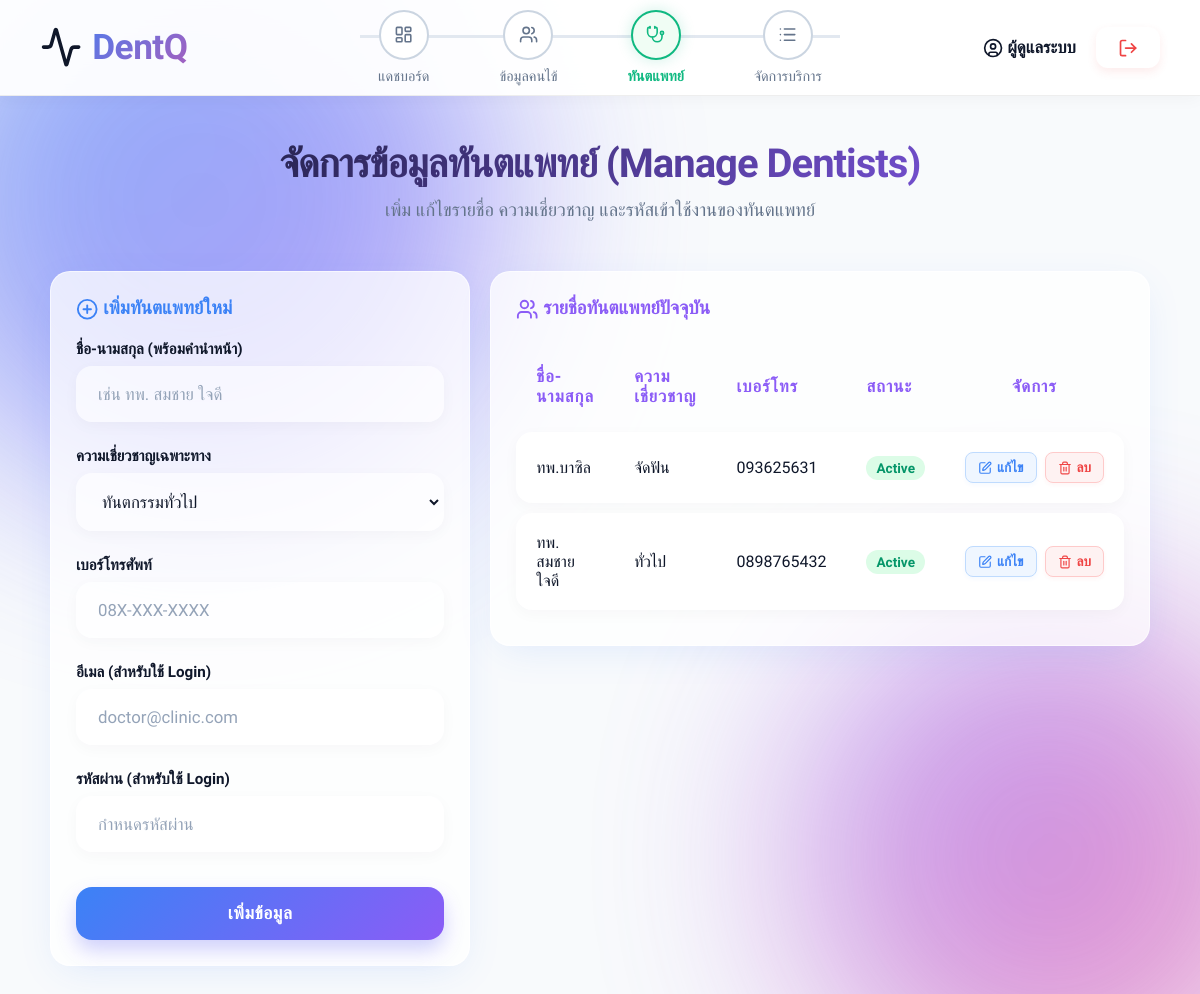
Screenshot of /dentist_manage.php (signed in) with the database file from the repository.
### tables this page shows
CREATE TABLE `dentist` (
  `Dentist_ID` int(11) NOT NULL,
  `Name` varchar(100) NOT NULL,
  `Specialty` varchar(100) DEFAULT NULL,
  `Phone` varchar(20) DEFAULT NULL,
  `Email` varchar(100) DEFAULT NULL,
  `Password` varchar(255) DEFAULT NULL,
  `Status` varchar(20) DEFAULT 'Active'
);

### dentist_manage.php (the view, shortened to what this page needs)
<?php
require_once '../includes/db.php';
$edit_data = null;
$result = $conn->query("SELECT * FROM Dentist ORDER BY Dentist_ID DESC");
include '../includes/header.php';
?>
<div class="dashboard-header">
    <h2>จัดการข้อมูลทันตแพทย์ (Manage Dentists)</h2>
    <p>เพิ่ม แก้ไขรายชื่อ ความเชี่ยวชาญ และรหัสเข้าใช้งานของทันตแพทย์</p>
</div>
<div style="display: flex; gap: 20px; align-items: flex-start; max-width: 1100px; margin: 0 auto;">
    <div class="booking-container" style="flex: 1;">
        <?php if($edit_data): ?>
            <h3 style="color: var(--primary); margin-bottom: 20px;"><i data-lucide="edit"></i> แก้ไขข้อมูลทันตแพทย์</h3>
        <?php else: ?>
            <h3 style="color: var(--primary); margin-bottom: 20px;"><i data-lucide="plus-circle"></i> เพิ่มทันตแพทย์ใหม่</h3>
        <?php endif; ?>
        <form action="dentist_manage.php" method="POST">
            <div class="input-group">
                <label>ชื่อ-นามสกุล (พร้อมคำนำหน้า)</label>
                <input type="text" name="name" required placeholder="เช่น ทพ. สมชาย ใจดี" value="<?php echo $edit_data ? htmlspecialchars($edit_data['Name']) : ''; ?>">
            </div>
            <div class="input-group">
                <label>ความเชี่ยวชาญเฉพาะทาง</label>
                <select name="specialty" required style="width: 100%; padding: 16px 20px; border-radius: 16px; border: 2px solid transparent; background: rgba(255, 255, 255, 0.6); font-family: inherit; font-size: 1.05rem; color: var(--text-main); font-weight: 500;">
                    <option value="ทันตกรรมทั่วไป" <?php echo ($edit_data && $edit_data['Specialty'] == 'ทันตกรรมทั่วไป') ? 'selected' : ''; ?>>ทันตกรรมทั่วไป</option>
                </select>
            </div>
            <div class="input-group">
                <label>เบอร์โทรศัพท์</label>
                <input type="text" name="phone" required placeholder="08X-XXX-XXXX" value="<?php echo $edit_data ? htmlspecialchars($edit_data['Phone']) : ''; ?>">
            </div>
            <div class="input-group">
                <label>อีเมล (สำหรับใช้ Login)</label>
                <input type="email" name="email" required placeholder="doctor@clinic.com" value="<?php echo $edit_data ? htmlspecialchars($edit_data['Email']) : ''; ?>">
            </div>
            <div class="input-group">
                <label>รหัสผ่าน (สำหรับใช้ Login)</label>
                <input type="text" name="password" required placeholder="กำหนดรหัสผ่าน" value="<?php echo $edit_data ? htmlspecialchars($edit_data['Password']) : ''; ?>">
            </div>
            <?php if($edit_data): ?>
                <button type="submit" name="update_dentist" class="btn" style="margin-top: 15px; background: linear-gradient(135deg, #10b981 0%, #059669 100%) !important;">บันทึกการแก้ไข</button>
                <a href="dentist_manage.php" style="display: block; text-align: center; margin-top: 15px; color: var(--text-muted); text-decoration: none; font-weight: 500;">ยกเลิกการแก้ไข</a>
            <?php else: ?>
                <button type="submit" name="add_dentist" class="btn" style="margin-top: 15px;">เพิ่มข้อมูล</button>
            <?php endif; ?>
        </form>
    </div>
    <div class="booking-container" style="flex: 1.5;">
        <h3 style="color: var(--secondary); margin-bottom: 20px;"><i data-lucide="users"></i> รายชื่อทันตแพทย์ปัจจุบัน</h3>
        <table style="width: 100%; border-collapse: collapse; text-align: left;">
            <thead>
                <tr style="border-bottom: 2px solid #e2e8f0; color: var(--text-muted);">
                    <th style="padding: 10px;">ชื่อ-นามสกุล</th>
                    <th style="padding: 10px;">ความเชี่ยวชาญ</th>
                    <th style="padding: 10px;">เบอร์โทร</th>
                    <th style="padding: 10px;">สถานะ</th>
                    <th style="padding: 10px; text-align: center;">จัดการ</th>
                </tr>
            </thead>
            <tbody>
                <?php if ($result->num_rows > 0): ?>
                    <?php while($row = $result->fetch_assoc()): ?>
                        <tr style="border-bottom: 1px solid #f1f5f9;">
                            <td style="padding: 10px;"><?php echo htmlspecialchars($row['Name']); ?></td>
                            <td style="padding: 10px;"><?php echo htmlspecialchars($row['Specialty']); ?></td>
                            <td style="padding: 10px;"><?php echo htmlspecialchars($row['Phone']); ?></td>
                            <td style="padding: 10px;">
                                <span style="background: <?php echo ($row['Status'] == 'Active') ? '#dcfce7' : '#fee2e2'; ?>; color: <?php echo ($row['Status'] == 'Active') ? '#059669' : '#dc2626'; ?>; padding: 4px 10px; border-radius: 12px; font-size: 0.85rem; font-weight: 600;">
                                    <?php echo $row['Status']; ?>
                                </span>
                            </td>
                            <td style="padding: 10px;">
    <div style="display: flex; justify-content: center; gap: 8px;">
        <a href="dentist_manage.php?edit_id=<?php echo $row['Dentist_ID']; ?>"
           title="แก้ไขข้อมูล"
           style="display: inline-flex; align-items: center; justify-content: center; padding: 6px 12px; background: #eff6ff; color: #3b82f6; border: 1px solid #bfdbfe; border-radius: 8px; text-decoration: none; font-size: 0.85rem; font-weight: 600; box-shadow: 0 2px 4px rgba(59,130,246,0.05);">
            <i data-lucide="edit" style="width: 14px; height: 14px; margin-right: 5px;"></i> แก้ไข
        </a>
        <a href="dentist_manage.php?delete_id=<?php echo $row['Dentist_ID']; ?>"
           onclick="return confirm('ยืนยันการลบรายชื่อทันตแพทย์ท่านนี้?');"
           title="ลบข้อมูล"
           style="display: inline-flex; align-items: center; justify-content: center; padding: 6px 12px; background: #fef2f2; color: #ef4444; border: 1px solid #fecaca; border-radius: 8px; text-decoration: none; font-size: 0.85rem; font-weight: 600; box-shadow: 0 2px 4px rgba(239,68,68,0.05);">
            <i data-lucide="trash-2" style="width: 14px; height: 14px; margin-right: 5px;"></i> ลบ
        </a>
    </div>
</td>
                        </tr>
                    <?php endwhile; ?>
                <?php else: ?>
                    <tr>
                        <td colspan="5" style="padding: 15px; text-align: center; color: var(--text-muted);">ยังไม่มีข้อมูลทันตแพทย์</td>
                    </tr>
                <?php endif; ?>
            </tbody>
        </table>
    </div>
</div>
<?php include '../includes/footer.php'; ?>

### style.css (style rules this page uses)
:root { --primary: #3b82f6; --primary-hover: #2563eb; --secondary: #8b5cf6; --accent: #ec4899; --bg-color: #f8fafc; --card-bg: rgba(255, 255, 255, 0.75); --card-border: rgba(255, 255, 255, 0.6); --text-main: #0f172a; --text-muted: #64748b; --shadow-soft: 0 10px 40px -10px rgba(59, 130, 246, 0.15); --shadow-hover: 0 20px 40px -5px rgba(139, 92, 246, 0.2); }
* { margin: 0; padding: 0; box-sizing: border-box; font-family: 'Prompt', 'Inter', sans-serif; }
.lucide { vertical-align: middle; width: 1.2em; height: 1.2em; }
body { background-color: var(--bg-color); color: var(--text-main); min-height: 100vh; display: flex; flex-direction: column; align-items: center; justify-content: center; overflow-x: hidden; position: relative; }
body::before, body::after { content: ''; position: fixed; border-radius: 50%; filter: blur(100px); z-index: -1; animation: blobMove 15s infinite alternate cubic-bezier(0.4, 0, 0.2, 1); opacity: 0.6; }
body::before { width: 600px; height: 600px; background: linear-gradient(135deg, var(--primary), var(--secondary)); top: -100px; left: -100px; }
body::after { width: 500px; height: 500px; background: linear-gradient(135deg, var(--secondary), var(--accent)); bottom: -100px; right: -100px; animation-delay: -5s; animation-duration: 20s; }
.input-group { margin-bottom: 25px; width: 100%; position: relative; }
.input-group label { display: block; margin-bottom: 8px; font-size: 0.95rem; color: var(--text-main); font-weight: 600; transition: color 0.3s; }
.input-group input, .input-group select, .input-group textarea { width: 100%; padding: 16px 20px; background: rgba(255, 255, 255, 0.6) !important; border: 2px solid transparent !important; border-radius: 16px !important; color: var(--text-main) !important; font-size: 1.05rem !important; outline: none !important; transition: all 0.3s cubic-bezier(0.4, 0, 0.2, 1) !important; box-shadow: 0 4px 15px rgba(0,0,0,0.03) !important; font-weight: 500; }
.input-group input::placeholder, .input-group textarea::placeholder { color: #94a3b8 !important; font-weight: 400; }
.btn { width: 100%; padding: 16px 24px; background: linear-gradient(135deg, var(--primary) 0%, var(--secondary) 100%) !important; color: #ffffff !important; border: none !important; border-radius: 16px !important; font-size: 1.1rem !important; font-weight: 700 !important; cursor: pointer !important; transition: all 0.3s cubic-bezier(0.4, 0, 0.2, 1) !important; box-shadow: 0 10px 20px rgba(99, 102, 241, 0.3) !important; margin-top: 10px !important; display: inline-block !important; text-align: center !important; text-decoration: none !important; letter-spacing: 0.5px; position: relative; overflow: hidden; z-index: 1; }
.btn::before { content: ''; position: absolute; top: 0; left: 0; width: 100%; height: 100%; background: linear-gradient(135deg, var(--secondary) 0%, var(--accent) 100%); opacity: 0; transition: opacity 0.3s ease; z-index: -1; }
.dashboard-header { text-align: center; margin-bottom: 50px; }
.dashboard-header h2 { font-size: 2.5rem; font-weight: 800; background: linear-gradient(135deg, var(--text-main), var(--secondary)); -webkit-background-clip: text; -webkit-text-fill-color: transparent; margin-bottom: 12px; letter-spacing: -1px; }
.dashboard-header p { color: var(--text-muted); font-size: 1.15rem; font-weight: 500; }
.booking-container { background: var(--card-bg) !important; backdrop-filter: blur(15px); border: 1px solid var(--card-border) !important; box-shadow: var(--shadow-soft) !important; border-radius: 20px !important; padding: 25px; }
table { width: 100%; border-collapse: separate !important; border-spacing: 0 10px !important; margin-top: 10px; }
thead th { font-weight: 700; color: var(--secondary) !important; padding: 16px 20px !important; border: none !important; text-align: left; font-size: 1.05rem; background: transparent !important; text-transform: uppercase; letter-spacing: 1px; }
tbody tr { background: #ffffff; box-shadow: 0 4px 15px rgba(0,0,0,0.03); border-radius: 16px; transition: all 0.3s ease; }
tbody td { padding: 20px !important; border: none !important; color: var(--text-main); font-size: 1rem; font-weight: 500; }
tbody td:first-child { border-top-left-radius: 16px; border-bottom-left-radius: 16px; }
tbody td:last-child { border-top-right-radius: 16px; border-bottom-right-radius: 16px; }

### rows the page displays
dentist: Name "ทพ.บาซิล", Specialty "จัดฟัน", Phone "093625631", Status "Active"
dentist: Name "ทพ. สมชาย ใจดี", Specialty "ทั่วไป", Phone "0898765432", Status "Active"

### other values shown
$_SESSION['user_name'] "ผู้ดูแลระบบ"
